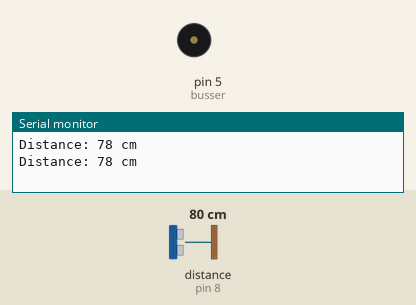
Simulated run of this sketch. Board: Arduino Uno, built with avr-gcc and run on an emulated ATmega328P. Shown: buzzer (waves = sounding), the last lines printed to the serial monitor. Wiring (inferred from the names in the program): ultrasonic range finder: trigger pin 9; echo pin 8. The inputs (shaded band) are chosen by the test bench; at power-on: distance to the obstacle (sensor on pin 8) 80 cm. The echo pulse lasts 58.3 µs per cm.

Above: at 1.9 s.
2.0 s: distance to the obstacle (sensor on pin 8) set to 12 cm
3.5 s: distance to the obstacle (sensor on pin 8) set to 9 cm
At 4.8 s:
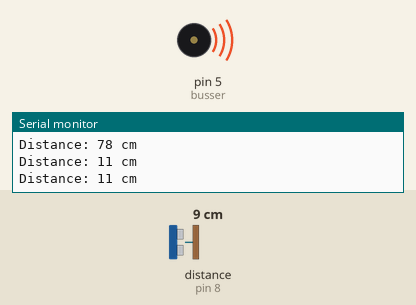
7.8 s: distance to the obstacle (sensor on pin 8) set to 18 cm
At 8.9 s:
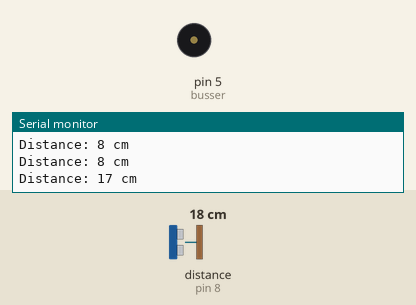
9.3 s: distance to the obstacle (sensor on pin 8) set to 2 cm
At 10.7 s:
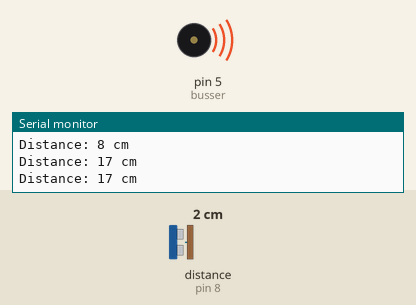
Timing chart, 0 to 14.6 s (numbered marks = the images above; inputs shaded):
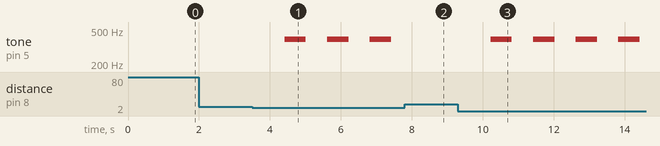

Measured:
- the behaviour switches between 11 and 10 cm on distance to the obstacle (sensor on pin 8) (found by bisection; images 0 and 1)
- after the input at 3.5 s, tone on pin 5 (busser): alternates 392 Hz for 0.60 s and silent for 0.60 s, starting after 0.92 s
- after the input at 7.8 s, tone on pin 5 (busser): stays silent (without the input it goes to 392 Hz after 0.22 s)
- after the input at 9.3 s, tone on pin 5 (busser): alternates 392 Hz for 0.60 s and silent for 0.60 s, starting after 0.92 s

The sketch:

GPWS.ino
```cpp
const int trigPin = 9;
const int echoPin = 8;
const int busser = 5;

void setup() {
  Serial.begin(115200);
  pinMode(trigPin, OUTPUT);
  pinMode(busser, OUTPUT);
  pinMode(echoPin, INPUT);
}

void loop() {
  digitalWrite(trigPin, LOW);
  delayMicroseconds(2);
  digitalWrite(trigPin, HIGH);
  delayMicroseconds(10);
  digitalWrite(trigPin, LOW);

  long duration = pulseIn(echoPin, HIGH, 30000);

  long distance = duration * 0.034 / 2;

  if (distance < 10){
    tone(busser, 392, 500);
    delay(100);
    tone(busser, 392, 500);
  }
  delay(600);


  Serial.print("Distance: ");
  Serial.print(distance);
  Serial.println(" cm");


  delay(500);
}
```
